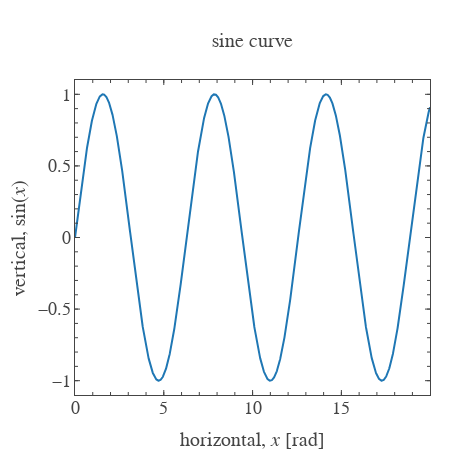

The cell this chart's notebook holds for it:
### Code cell
plt.show(scatter)

### Figure 1 — Plotly figure (JSON) as saved in the notebook; plotly's stock layout.template omitted (floating-point values rounded to 4 significant figures; data arrays with more than 128 entries replaced by an {"elided": "..."} marker saying what was removed)
{"data": [{"type": "scatter", "uid": "06de0471-6b15-4722-ba76-45936e5f9322", "x": {"elided": "2000 float values"}, "y": {"elided": "2000 float values"}}, {"type": "scatter", "uid": "ebe06a6f-cd14-43e2-9923-8c2e75a5fec8", "visible": false, "xaxis": "x101", "yaxis": "y101"}, {"type": "scatter", "uid": "c8625b7b-eb4b-49d8-85c8-206420241fbb", "visible": false, "xaxis": "x201", "yaxis": "y201"}], "layout": {"font": {"family": "Arial", "size": 18}, "height": 450, "margin": {"b": 20, "l": 20, "r": 20, "t": 80}, "title": {"font": {"size": 20}, "text": "sine curve", "xanchor": "center", "xref": "paper", "y": 0.9111, "yanchor": "middle", "yref": "container"}, "width": 450, "xaxis": {"anchor": "y", "automargin": true, "hoverformat": ".f", "nticks": 6, "range": [0, 19.99], "showgrid": false, "showline": false, "showticklabels": true, "tickfont": {"size": 18}, "ticklen": 5, "tickmode": "auto", "ticks": "inside", "title": {"font": {"size": 20}, "text": "horizontal, <i>x</i> [rad]"}, "zeroline": false}, "xaxis101": {"anchor": "y", "automargin": true, "nticks": 6, "overlaying": "x", "range": [0, 19.99], "scaleanchor": "x", "showgrid": false, "showline": false, "showticklabels": false, "side": "top", "ticklen": 5, "tickmode": "auto", "ticks": "inside", "zeroline": false}, "xaxis201": {"anchor": "y", "automargin": true, "mirror": "ticks", "nticks": 34, "overlaying": "x", "range": [0, 19.99], "scaleanchor": "x", "showgrid": false, "showline": true, "showticklabels": false, "ticklen": 3, "tickmode": "auto", "ticks": "inside", "zeroline": false}, "yaxis": {"anchor": "x", "automargin": true, "hoverformat": ".f", "nticks": 6, "range": [-1.1, 1.1], "showgrid": false, "showline": false, "showticklabels": true, "tickfont": {"size": 18}, "ticklen": 5, "tickmode": "auto", "tickprefix": " ", "ticks": "inside", "ticksuffix": " ", "title": {"font": {"size": 20}, "text": "vertical, <i></i>sin<i></i>(<i>x</i>)<i></i>"}, "zeroline": false}, "yaxis101": {"anchor": "x", "automargin": true, "nticks": 6, "overlaying": "y", "range": [-1.1, 1.1], "scaleanchor": "y", "showgrid": false, "showline": false, "showticklabels": false, "side": "right", "ticklen": 5, "tickmode": "auto", "ticks": "inside", "zeroline": false}, "yaxis201": {"anchor": "x", "automargin": true, "mirror": "ticks", "nticks": 34, "overlaying": "y", "range": [-1.1, 1.1], "scaleanchor": "y", "showgrid": false, "showline": true, "showticklabels": false, "ticklen": 3, "tickmode": "auto", "ticks": "inside", "zeroline": false}}}
